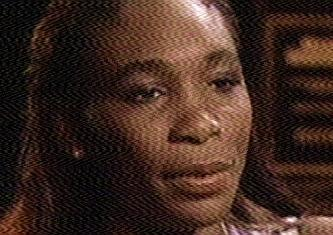
%> input picture Vision_por_computador/Practica4/p4_imagenes/distorsion1.jpg, 333 x 235 px
$ octave ejercicio7_4.m   (GNU Octave 9; MATLAB toolbox functions it lacks are replaced by stand-ins)
%> lines starting %> are read from the running program, lines starting %| are printed output that depends on the picture
%%%%%%%%%%%%%%%%%%%%%%%%%%%%%%%%%%%%%%%%%%%%%%%%%%%%%%%%%%%%%%%%%%%%%%%%%%
% Archivo: ejercicio7_4
% Práctica 4 - Ejercicio 7.4
% Autor: Nicolás Cubero
% Asignatura: Visión por Computador
%%%%%%%%%%%%%%%%%%%%%%%%%%%%%%%%%%%%%%%%%%%%%%%%%%%%%%%%%%%%%%%%%%%%%%%%%%
clc; clear;

% Cargar la imagen distorsion
img = imread('p4_imagenes/distorsion1.jpg');
%> img is the input picture: size 235x333x3 uint8; mean R, G, B 64, 42, 33.3

% Aplicar filtro Gaussiano
fgaus = fspecial('gaussian',7, 1.25); % Filtro de tamaño 5x5 y std 0.6
img_gaus = imfilter(img, fgaus, 'replicate');
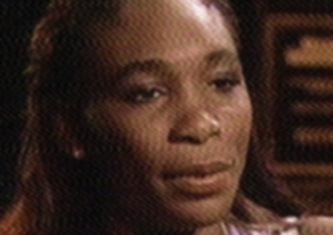
%> img_gaus: size 235x333x3 uint8; mean R, G, B 64, 42, 33.3; mean of the top-left, top-right, bottom-left and bottom-right quarters 33.1, 66, 26.8, 59.6

% Aplicar filtro motion
fmotion = fspecial('motion',7, 180);
img_motion = imfilter(img, fmotion, 'replicate');

% Visualizar la imagen
figure,
subplot(1,3,1), imshow(img), title('Imagen original'),
subplot(1,3,2), imshow(img_gaus), title('Imagen con filtro gausiano'),
subplot(1,3,3), imshow(img_motion), title('Imagen con filtro de movimiento');

% Análisis
%
% La imagen de entrada presenta un tipo de ruido introducido por el propio
% dipositivo de captura. Aplicamos un filtro gaussiano, así como un filtro
% de movimiento para tratar de disminuirlo, de modo que a simple vista, se
% observa que el filtro que añade movimiento logra disminuir en mayor
% medida la aparición de este ruido al tiempo que incrementa de forma
% más notable el emborronamiento de la imagen.
%
% Otra de las técnicas que se podría aplicar para obtener una mejora sobre
% la calidad de la imagen es una ecualización que permitiría mejorar el
% contraste de la imagen

% Aplicar ecualización sobre la imagen con el filtro motion
img_medianHSV = rgb2hsv(img_motion);
%> img_medianHSV: size 235x333x3 double; mean H, S, V 0.121, 0.459, 0.251
img_medianHSV(:,:,3) = adapthisteq(img_medianHSV(:,:,3));
%> img_medianHSV: size 235x333x3 double; mean H, S, V 0.121, 0.459, 0.337
img_medianHSV = hsv2rgb(img_medianHSV);
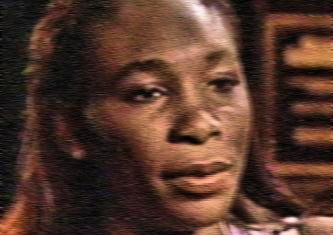
%> img_medianHSV: size 235x333x3 double; mean R, G, B 0.336, 0.22, 0.174

figure,
subplot(1,2,1), imshow(img), title('Imagen original'),
subplot(1,2,2), imshow(img_medianHSV), title('Imagen con filtro de movimiento y ecualización');

$ run again, with Vision_por_computador/Practica4/p4_imagenes/distorsion2.jpg copied over Vision_por_computador/Practica4/p4_imagenes/distorsion1.jpg
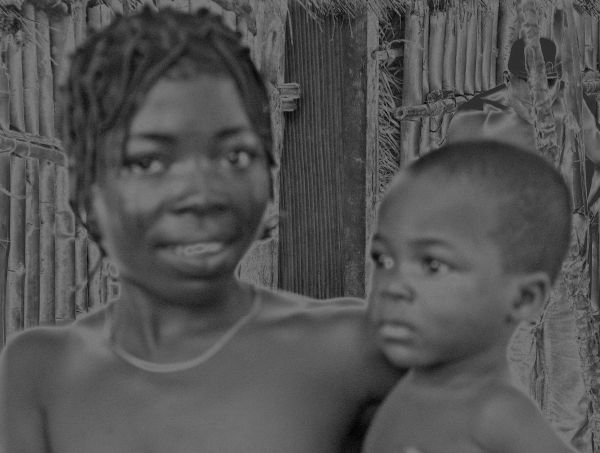
%> input picture Vision_por_computador/Practica4/p4_imagenes/distorsion2.jpg, 600 x 453 px
%> img is the input picture: size 453x600x3 uint8; min 3, max 132, mean 83
%> `img_medianHSV = hsv2rgb(img_medianHSV);`:
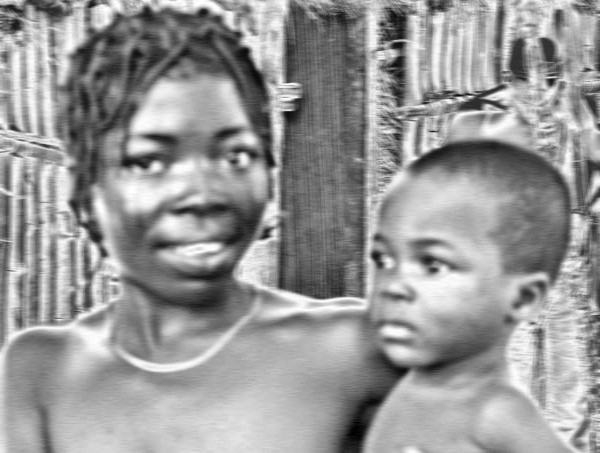
%> img_medianHSV: size 453x600x3 double; min 0, max 1, mean 0.598

$ run again, with Vision_por_computador/Practica4/p4_imagenes/borrosa2.jpg copied over Vision_por_computador/Practica4/p4_imagenes/distorsion1.jpg
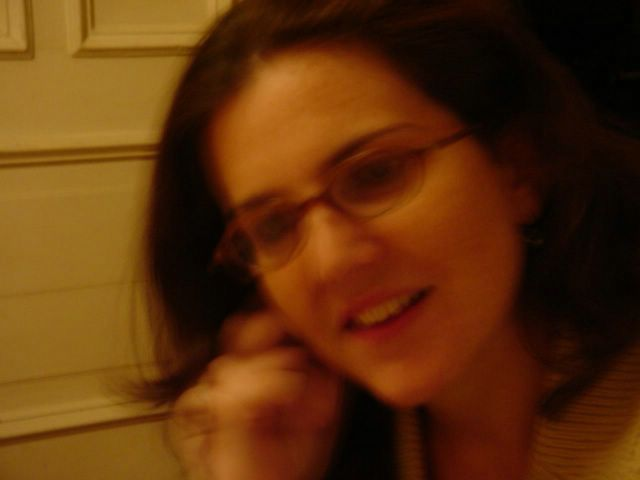
%> input picture Vision_por_computador/Practica4/p4_imagenes/borrosa2.jpg, 640 x 480 px
%> img is the input picture: size 480x640x3 uint8; mean R, G, B 93.4, 48.9, 11.6
%> `img_medianHSV = hsv2rgb(img_medianHSV);`:
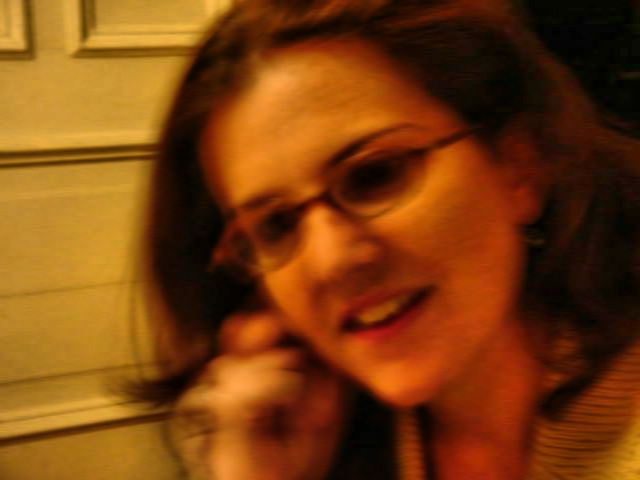
%> img_medianHSV: size 480x640x3 double; mean R, G, B 0.483, 0.25, 0.0587
